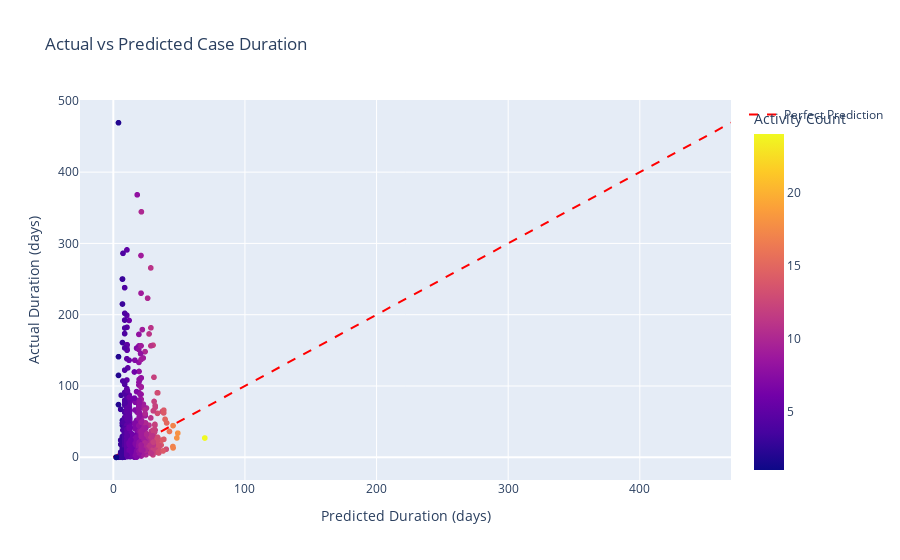

The cell this chart's notebook holds for it:
### Code cell
# 4. Regression Analysis
# ====================

print("\n--- Regression Analysis ---")

# Predicting case duration
print("\nPredicting Case Duration:")
X = sm.add_constant(case_data[['activity_count', 'case:Amount', 'unique_roles']])
y = case_data['duration_days']

model = sm.OLS(y, X).fit()
print(model.summary())

# Visualize regression results
predictions = model.predict(X)
case_data['predicted_duration'] = predictions

fig = px.scatter(
    case_data,
    x='predicted_duration',
    y='duration_days',
    color='activity_count',
    title='Actual vs Predicted Case Duration',
    labels={'predicted_duration': 'Predicted Duration (days)', 
            'duration_days': 'Actual Duration (days)',
            'activity_count': 'Activity Count'}
)
fig.add_trace(
    go.Scatter(
        x=[0, case_data['duration_days'].max()],
        y=[0, case_data['duration_days'].max()],
        mode='lines',
        line=dict(color='red', dash='dash'),
        name='Perfect Prediction'
    )
)
fig.show()

### Figure 1 — Plotly figure (JSON) as saved in the notebook; plotly's stock layout.template omitted (floating-point values rounded to 4 significant figures; data arrays with more than 128 entries replaced by an {"elided": "..."} marker saying what was removed)
{"data": [{"hovertemplate": "Predicted Duration (days)=%{x}<br>Actual Duration (days)=%{y}<br>Activity Count=%{marker.color}<extra></extra>", "legendgroup": "", "marker": {"color": {"elided": "10500 int values"}, "coloraxis": "coloraxis", "symbol": "circle"}, "mode": "markers", "name": "", "showlegend": false, "type": "scattergl", "x": {"elided": "10500 float values"}, "xaxis": "x", "y": {"elided": "10500 float values"}, "yaxis": "y"}, {"line": {"color": "red", "dash": "dash"}, "mode": "lines", "name": "Perfect Prediction", "type": "scatter", "x": [0, 469.3], "y": [0, 469.3]}], "layout": {"coloraxis": {"colorbar": {"title": {"text": "Activity Count"}}, "colorscale": [[0, "#0d0887"], [0.1111, "#46039f"], [0.2222, "#7201a8"], [0.3333, "#9c179e"], [0.4444, "#bd3786"], [0.5556, "#d8576b"], [0.6667, "#ed7953"], [0.7778, "#fb9f3a"], [0.8889, "#fdca26"], [1, "#f0f921"]]}, "legend": {"tracegroupgap": 0}, "title": {"text": "Actual vs Predicted Case Duration"}, "xaxis": {"anchor": "y", "domain": [0, 1], "title": {"text": "Predicted Duration (days)"}}, "yaxis": {"anchor": "x", "domain": [0, 1], "title": {"text": "Actual Duration (days)"}}}}
